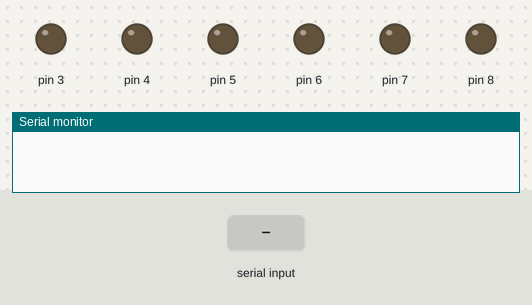
Bench run of a sketch on a simulated Arduino Uno, built with avr-gcc and run on an emulated ATmega328P. Parts: output pins drawn as LEDs (lit = HIGH), the last lines printed to the serial monitor. Inputs (shaded band) come from the test bench.

Above: at 1.2 s.
1.3 s: "Bulb ON" received over Serial
At 2.2 s:
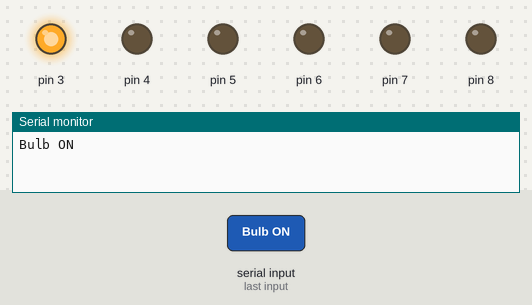
2.8 s: "Fan ON" received over Serial
At 4.0 s:
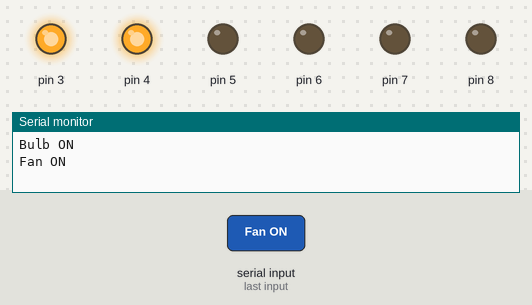
4.3 s: "Bulb OFF" received over Serial
At 4.9 s:
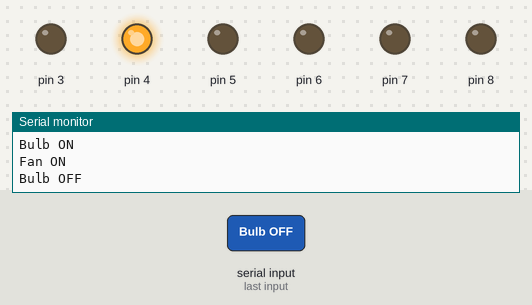
5.8 s: "Soc1 ON" received over Serial
At 6.8 s:
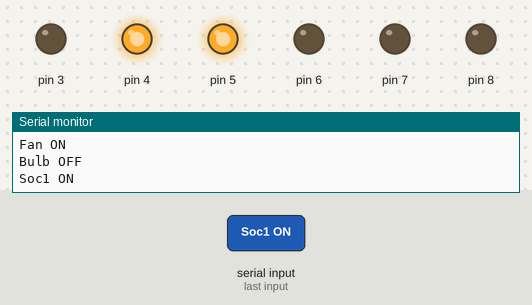
7.3 s: "Fan OFF" received over Serial
At 8.0 s:
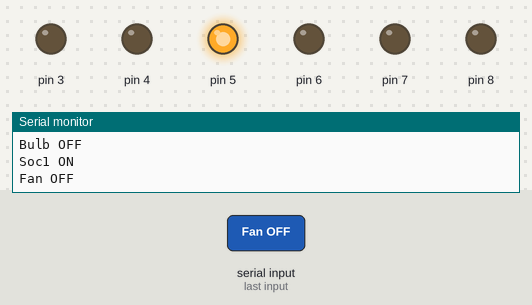
8.8 s: "Soc2 ON" received over Serial
At 10.3 s:
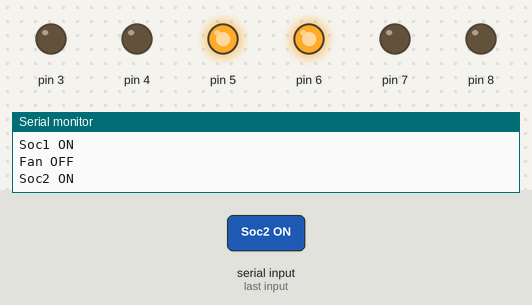
Timing chart, 0 to 11.3 s (numbered marks = the images above; inputs shaded):
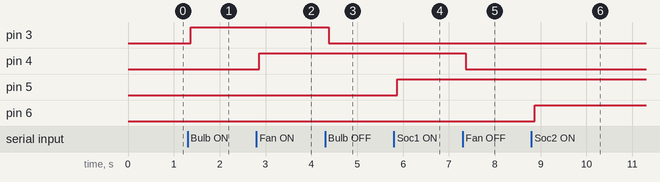

Measured:
- after the input at 1.3 s, pin 3: LOW → HIGH after 0.07 s
- after the input at 2.8 s, pin 4: LOW → HIGH after 0.06 s
- after the input at 4.3 s, pin 3: HIGH → LOW after 0.08 s
- after the input at 5.8 s, pin 5: LOW → HIGH after 0.07 s
- after the input at 7.3 s, pin 4: HIGH → LOW after 0.07 s
- after the input at 8.8 s, pin 6: LOW → HIGH after 0.07 s

The sketch:

Bluetooth.ino
```cpp
//#include <SoftwareSerial.h>

//SoftwareSerial BT(10, 11);
String state;
void setup() {
  // put your setup code here, to run once:

  // BT.begin(9600);
  Serial.begin(9600);
  pinMode(3, OUTPUT);
  pinMode(4, OUTPUT);
  pinMode(5, OUTPUT);
  pinMode(6, OUTPUT);
  pinMode(7, OUTPUT);
  pinMode(8, OUTPUT);

}
void loop() {
  // put your main code here, to run repeatedly:
  while (Serial.available()) {
    delay(10);
    char c = Serial.read();
    state += c;
  }

  if (state.length() > 0) {
    Serial.println (state);

    if (state == "Bulb ON") {
      digitalWrite(3, HIGH);

    }

    else if (state == "Bulb OFF") {
      digitalWrite(3, LOW);
    }
    if (state == "Fan ON") {
      digitalWrite(4, HIGH);

    }

    else if (state == "Fan OFF") {
      digitalWrite(4, LOW);
    }
    if (state == "Soc1 ON") {
      digitalWrite(5, HIGH);

    }

    else if (state == "Soc1 OFF") {
      digitalWrite(5, LOW);
    }
    if (state == "Soc2 ON") {
      digitalWrite(6, HIGH);

    }

    else if (state == "Soc2 OFF") {
      digitalWrite(6, LOW);
    }
    if (state == "Soc3 ON") {
      digitalWrite(7, HIGH);

    }

    else if (state == "Soc3 OFF") {
      digitalWrite(7, LOW);
    }
    if (state == "Soc4 ON") {
      digitalWrite(8, HIGH);

    }

    else if (state == "Soc4 OFF") {
      digitalWrite(8, LOW);
    }
    state = "";

  }
}
```
